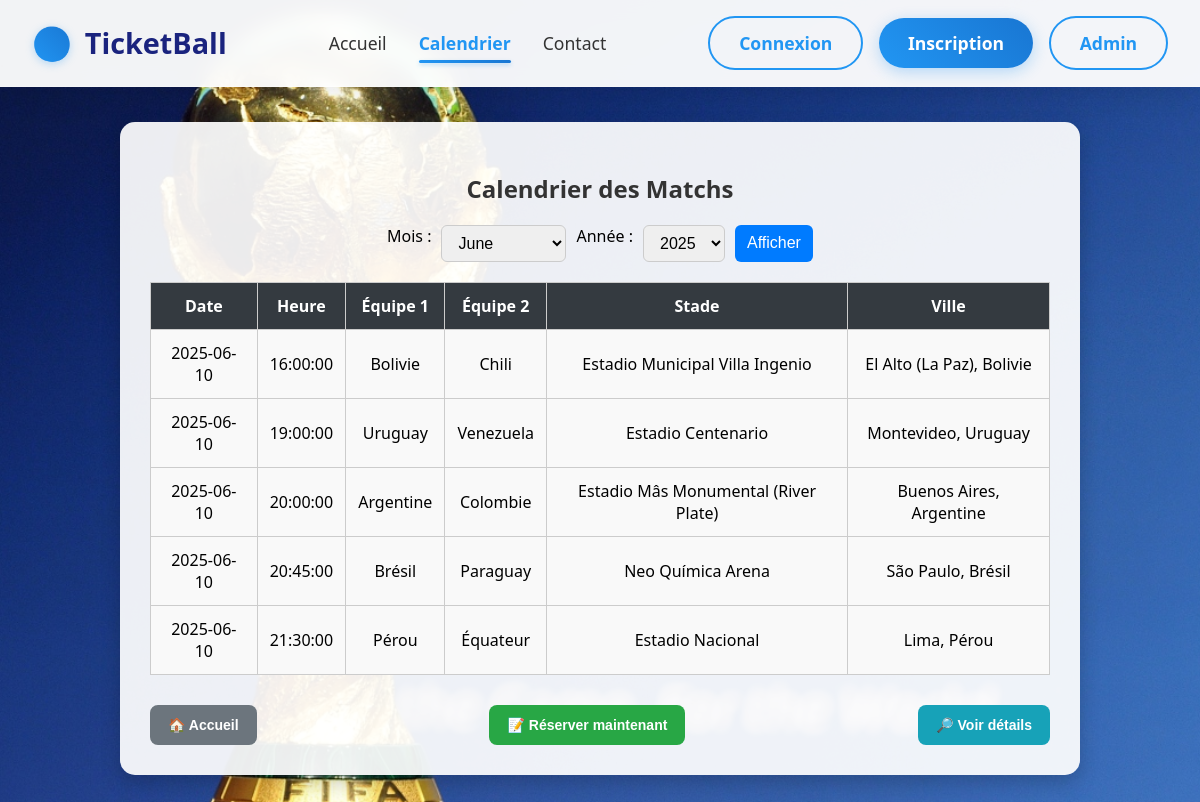
Page /calendrier1.php on the committed database.
### tables this page shows
CREATE TABLE `matchs` (
  `id` int(11) NOT NULL,
  `date_match` date NOT NULL,
  `heure_match` time NOT NULL,
  `lieu` varchar(100) NOT NULL,
  `equipe1_id` int(11) DEFAULT NULL,
  `equipe2_id` int(11) DEFAULT NULL,
  `stade_id` int(11) DEFAULT NULL,
  `score_equipe1` int(11) DEFAULT NULL,
  `score_equipe2` int(11) DEFAULT NULL,
  `phase` varchar(100) DEFAULT NULL,
  `groupe` varchar(10) DEFAULT NULL,
  `categorie` varchar(100) DEFAULT 'Coupe du Monde 2026'
);

CREATE TABLE `equipes` (
  `id` int(11) NOT NULL,
  `nom` varchar(100) NOT NULL,
  `groupe` varchar(2) NOT NULL
);

CREATE TABLE `stades` (
  `id` int(11) NOT NULL,
  `nom` varchar(100) NOT NULL,
  `ville` varchar(100) DEFAULT NULL,
  `capacite` int(11) DEFAULT NULL
);

### config/config.php (called while the page is built, shortened)
<?php
function getAssetPath($path) {
    return BASE_PATH . '/' . ltrim($path, '/');
}
?>

### calendrier1.php (the view, shortened to what this page needs)
<?php
include 'config/config.php';
$mois = date('m');
$annee = date('Y');
$debutMois = "$annee-$mois-01";
$finMois = date("Y-m-t", strtotime($debutMois));
$stmt = $conn->prepare("
    SELECT
        m.date_match, m.heure_match,
        e1.nom AS equipe1_nom,
        e2.nom AS equipe2_nom,
        s.nom AS stade_nom,
        s.ville
    FROM matchs m
    JOIN equipes e1 ON m.equipe1_id = e1.id
    JOIN equipes e2 ON m.equipe2_id = e2.id
    JOIN stades s ON m.stade_id = s.id
    WHERE m.date_match BETWEEN ? AND ?
    AND m.equipe1_id IS NOT NULL AND m.equipe2_id IS NOT NULL
    ORDER BY m.date_match, m.heure_match
");
$stmt->bind_param("ss", $debutMois, $finMois);
$stmt->execute();
$result = $stmt->get_result();
?>
<!DOCTYPE html>
<html lang="fr">
<head>
    <link rel="stylesheet" href="css/header.css">
</head>
<body>
<?php include 'includes/header.php'; ?>
<p style="margin-top: 50px;">.</p>
<div class="container">
    <h2>Calendrier des Matchs</h2>
    <form method="GET">
        <label for="mois">Mois :</label>
        <select name="mois" id="mois">
            <?php
            for ($m = 1; $m <= 12; $m++) {
                $selected = ($m == (int)$mois) ? "selected" : "";
                echo "<option value='$m' $selected>" . date('F', mktime(0, 0, 0, $m, 1)) . "</option>";
            }
            ?>
        </select>
        <label for="annee">Année :</label>
        <select name="annee" id="annee">
            <?php
            for ($y = date('Y') - 2; $y <= date('Y') + 2; $y++) {
                $selected = ($y == (int)$annee) ? "selected" : "";
                echo "<option value='$y' $selected>$y</option>";
            }
            ?>
        </select>
        <button type="submit">Afficher</button>
    </form>
    <?php if ($result->num_rows > 0): ?>
        <table>
            <thead>
                <tr>
                    <th>Date</th>
                    <th>Heure</th>
                    <th>Équipe 1</th>
                    <th>Équipe 2</th>
                    <th>Stade</th>
                    <th>Ville</th>
                </tr>
            </thead>
            <tbody>
                <?php while ($row = $result->fetch_assoc()): ?>
                    <tr>
                        <td><?= htmlspecialchars($row['date_match']) ?></td>
                        <td><?= htmlspecialchars($row['heure_match']) ?></td>
                        <td><?= htmlspecialchars($row['equipe1_nom']) ?></td>
                        <td><?= htmlspecialchars($row['equipe2_nom']) ?></td>
                        <td><?= htmlspecialchars($row['stade_nom']) ?></td>
                        <td><?= htmlspecialchars($row['ville']) ?></td>
                    </tr>
                <?php endwhile; ?>
            </tbody>
        </table>
    <?php else: ?>
        <p style="text-align:center;">Aucun match prévu pour ce mois.</p>
    <?php endif; ?>
    <div class="button-group">
        <a href="index.php"><button type="button" class="accueil">🏠 Accueil</button></a>
        <a href="calendrier.php"><button type="button" class="reserver">📝 Réserver maintenant</button></a>
        <a href="details.php"><button type="button" class="details">🔎 Voir détails</button></a>
    </div>
</div>
</body>
</html>

### includes/header.php (shortened to what this page needs)
<?php
require_once __DIR__ . '/../config/config.php';
$current_page = basename($_SERVER['PHP_SELF']);
?>
<!DOCTYPE html>
<html lang="fr">
<head>
  <link rel="stylesheet" href="<?php echo getAssetPath('css/header.css'); ?>">
</head>
<body>
<header>
<div class="header-content">
        <div class="logo">
            TicketBall
        </div>
        <nav>
            <a href="index.php" class="<?php echo $current_page == 'index.php' ? 'active' : ''; ?>">Accueil</a>
            <a href="calendrier1.php" class="<?php echo $current_page == 'calendrier1.php' ? 'active' : ''; ?>">Calendrier</a>
            <a href="#contact" class="<?php echo $current_page == 'contact.php' ? 'active' : ''; ?>">Contact</a>
        </nav>
        <div class="auth-buttons">
            <?php if (isset($_SESSION['user_id'])): ?>
                <?php if (isAdmin()): ?>
                    <a href="admin_profile.php" class="btn btn-outline <?php echo $current_page == 'admin_profile.php' ? 'active' : ''; ?>">Admin Panel</a>
                <?php else: ?>
                    <a href="profile.php" class="btn btn-outline <?php echo $current_page == 'profile.php' ? 'active' : ''; ?>">Mon Profil</a>
                <?php endif; ?>
                <a href="logout.php" class="btn btn-outline">Déconnexion</a>
            <?php else: ?>
                <a href="login.php" class="btn btn-outline <?php echo $current_page == 'login.php' ? 'active' : ''; ?>">Connexion</a>
                <a href="register.php" class="btn btn-primary <?php echo $current_page == 'register.php' ? 'active' : ''; ?>">Inscription</a>
                <a href="admin_login.php" class="btn btn-outline <?php echo $current_page == 'admin_login.php' ? 'active' : ''; ?>">Admin</a>
            <?php endif; ?>
        </div>
    </div>
</header>
</body>
</html>

### css/header.css (style rules this page uses)
header { background: rgba(255, 255, 255, 0.95); backdrop-filter: blur(10px); padding: 1rem 0; position: fixed; width: 100%; top: 0; z-index: 1000; box-shadow: 0 4px 30px rgba(0, 0, 0, 0.1); border-bottom: 1px solid rgba(255, 255, 255, 0.2); transition: all 0.3s ease; }
.header-content { max-width: 1200px; margin: 0 auto; display: flex; justify-content: space-between; align-items: center; padding: 0 2rem; }
.logo { display: flex; align-items: center; font-size: 1.8rem; font-weight: 700; color: #1a237e; text-decoration: none; transition: all 0.3s ease; }
.logo::before { content: "⚽"; margin-right: 0.8rem; font-size: 2rem; background: linear-gradient(45deg, #2196f3, #1976d2); -webkit-background-clip: text; -webkit-text-fill-color: transparent; filter: drop-shadow(0 2px 4px rgba(33, 150, 243, 0.3)); }
nav { display: flex; gap: 2rem; align-items: center; }
nav a { text-decoration: none; color: #333; font-weight: 500; font-size: 1.1rem; transition: all 0.3s ease; position: relative; padding: 0.5rem 0; }
nav a::after { content: ''; position: absolute; width: 0; height: 3px; bottom: 0; left: 0; background: linear-gradient(45deg, #2196f3, #1976d2); border-radius: 2px; transition: width 0.3s ease; }
.auth-buttons { display: flex; gap: 1rem; align-items: center; }
.btn { padding: 0.8rem 1.8rem; border: none; border-radius: 50px; text-decoration: none; font-weight: 600; font-size: 1.1rem; transition: all 0.3s ease; cursor: pointer; display: inline-flex; align-items: center; justify-content: center; gap: 0.5rem; position: relative; overflow: hidden; }
.btn::before { content: ''; position: absolute; top: 0; left: 0; width: 100%; height: 100%; background: linear-gradient(45deg, rgba(255, 255, 255, 0.1), rgba(255, 255, 255, 0)); transform: translateX(-100%); transition: transform 0.3s ease; }
.btn-outline { background: transparent; color: #2196f3; border: 2px solid #2196f3; }
.btn-primary { background: linear-gradient(45deg, #2196f3, #1976d2); color: white; box-shadow: 0 4px 15px rgba(33, 150, 243, 0.3); }
nav a.active { color: #2196f3; font-weight: 600; position: relative; }
nav a.active::after { content: ''; position: absolute; width: 100%; height: 3px; bottom: 0; left: 0; background: linear-gradient(45deg, #2196f3, #1976d2); border-radius: 2px; box-shadow: 0 2px 4px rgba(33, 150, 243, 0.3); }

### calendrier1.php (style rules this page uses)
body { font-family: 'Segoe UI', sans-serif; background-image: url('images/image.jpg'); background-size: cover; background-position: center; margin: 0; padding: 0; }
.container { max-width: 900px; margin: 50px auto; background: rgba(255, 255, 255, 0.92); padding: 30px; border-radius: 15px; box-shadow: 0 8px 20px rgba(0, 0, 0, 0.2); }
h2 { text-align: center; color: #333; }
form { display: flex; justify-content: center; gap: 10px; flex-wrap: wrap; margin-bottom: 20px; }
select, button { padding: 8px 12px; font-size: 16px; border-radius: 6px; border: 1px solid #ccc; }
button { background-color: #007BFF; color: white; border: none; cursor: pointer; }
table { width: 100%; border-collapse: collapse; margin-top: 15px; }
th, td { padding: 12px; border: 1px solid #ccc; text-align: center; }
th { background-color: #343a40; color: white; }
td { background-color: #f9f9f9; }
.button-group { display: flex; justify-content: space-between; margin-top: 30px; }
.button-group a button { padding: 12px 18px; border-radius: 8px; font-weight: bold; font-size: 14px; }
.accueil { background-color: #6c757d; }
.reserver { background-color: #28a745; }
.details { background-color: #17a2b8; }

### rows in the picture
matchs: date_match "2025-06-10", heure_match "16:00:00", equipe1.nom "Bolivie", equipe2.nom "Chili", stade.nom "Estadio Municipal Villa Ingenio", stade.ville "El Alto (La Paz), Bolivie"
matchs: date_match "2025-06-10", heure_match "19:00:00", equipe1.nom "Uruguay", equipe2.nom "Venezuela", stade.nom "Estadio Centenario", stade.ville "Montevideo, Uruguay"
matchs: date_match "2025-06-10", heure_match "20:00:00", equipe1.nom "Argentine", equipe2.nom "Colombie", stade.nom "Estadio Mâs Monumental (River Plate)", stade.ville "Buenos Aires, Argentine"
matchs: date_match "2025-06-10", heure_match "20:45:00", equipe1.nom "Brésil", equipe2.nom "Paraguay", stade.nom "Neo Química Arena", stade.ville "São Paulo, Brésil"
matchs: date_match "2025-06-10", heure_match "21:30:00", equipe1.nom "Pérou", equipe2.nom "Équateur", stade.nom "Estadio Nacional", stade.ville "Lima, Pérou"

### other values in the picture
form field mois "June"
form field annee "2025"
